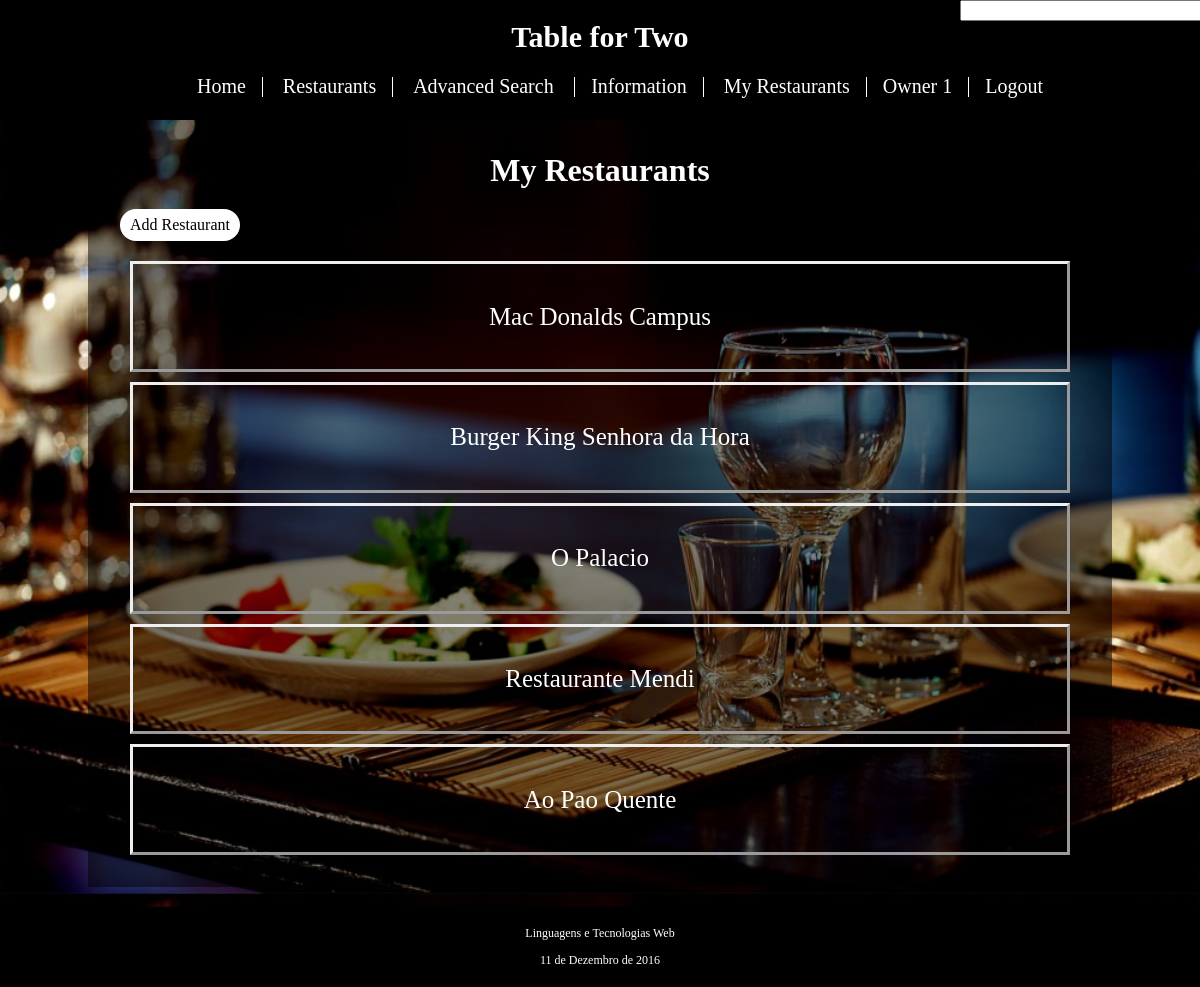
/my_restaurants.php (signed in), run on the app's committed database.
### tables this page shows
CREATE TABLE Restaurant (
	id_restaurant INTEGER PRIMARY KEY AUTOINCREMENT,
	id_owner INTEGER REFERENCES Account(id_account),
	--id_functionTime INTEGER REFERENCES FunctionTime(id_functionTime),
	name VARCHAR NOT NULL,
	address VARCHAR NOT NULL,
	avg_price INTEGER NOT NULL,
	description VARCHAR,
	stars REAL,
	open_time VARCHAR NOT NULL,
	close_time VARCHAR NOT NULL,
	monday BOOLEAN NOT NULL,
	tuesday BOOLEAN NOT NULL,
	wednesday BOOLEAN NOT NULL,
	thursday BOOLEAN NOT NULL,
	friday BOOLEAN NOT NULL,
	saturday BOOLEAN NOT NULL,
	sunday BOOLEAN NOT NULL
);

### my_restaurants.php (called while the page is built, shortened)
<?php
  include_once('database/connection.php');
  include_once('database/restaurant.php');
  include ('templates/header.php');
  include ('templates/my_restaurants_manager.php');
  include ('templates/footer.php');
?>

### database/restaurant.php (called while the page is built, shortened)
<?php
	function getAllRestaurantsFromOwner($db, $owner){
		$stmt = $db->prepare('SELECT * FROM Restaurant WHERE id_owner = ?');
		$stmt->execute(array($owner));
		$result = $stmt->fetchAll();
		return $result;
	}
 ?>

### templates/my_restaurants_manager.php (the view)
<?php  if(isset($_SESSION['id_account'])){ ?>
<div id="content">
	<h1 class="title"> My Restaurants </h1>
	<input id="button_add_restaurant" action="add_restaurant.php" class="button_1 button" type="submit" value="Add Restaurant">
	<div class = "display_big_center">
	<?php
		$result = getAllRestaurantsFromOwner($db, $_SESSION['id_account']);
		foreach( $result as $row) {
				echo '<a class="item" href="restaurant_item.php?id=' . $row['id_restaurant'] . '">' . $row['name']  .  '</a>';
			 }
	?>
	</div>
</div>
    <?php  } ?>

### css/site.css (style rules this page uses)
html { position:relative; }
body { background-image: url(images/background.jpg); background-position: 0%; background-size: 100%; background-attachment: fixed; font-family: times, serif; margin: 0px auto; display : block; }
#content { width: 1000px; margin: 0px auto; display: none; background-color: rgba(0,0,0,0.5); color: #ffffff; padding: 1%; margin-bottom: 100px; }
#content > * { display:block; margin:20px; }
.display_big_center > * { font-size: 25px; margin: 10px; display:block; text-align: center; color: white; text-decoration: none; }
.item { border-style: outset; padding : 4%; }
.title { text-align: center; }
.button { text-align: center; text-decoration: none; cursor: pointer; outline: none; font-family: times, serif; }
.button_1 { background-color: white; border: none; border-radius: 20px; color: black; padding: 7px 10px; margin-top: 20px; text-align: center; font-size: 16px; }

### data on the page
restaurant: name "Mac Donalds Campus"
restaurant: name "Burger King Senhora da Hora"
restaurant: name "O Palacio"
restaurant: name "Restaurante Mendi"
restaurant: name "Ao Pao Quente"
